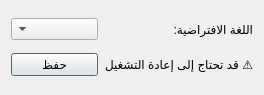
<?xml version="1.0" encoding="UTF-8"?>
<ui version="4.0">
 <class>SelectLanguage</class>
 <widget class="QDialog" name="SelectLanguage">
  <property name="windowModality">
   <enum>Qt::WindowModal</enum>
  </property>
  <property name="geometry">
   <rect>
    <x>0</x>
    <y>0</y>
    <width>264</width>
    <height>95</height>
   </rect>
  </property>
  <property name="windowTitle">
   <string>تغيير كلمة المرور</string>
  </property>
  <property name="layoutDirection">
   <enum>Qt::RightToLeft</enum>
  </property>
  <layout class="QGridLayout" name="gridLayout">
   <item row="6" column="1">
    <widget class="QLabel" name="label_11">
     <property name="text">
      <string>⚠️ قد تحتاج إلى إعادة التشغيل</string>
     </property>
    </widget>
   </item>
   <item row="6" column="2">
    <widget class="QPushButton" name="save_btn">
     <property name="text">
      <string>حفظ</string>
     </property>
    </widget>
   </item>
   <item row="0" column="2">
    <widget class="QComboBox" name="language_combobox"/>
   </item>
   <item row="0" column="1">
    <widget class="QLabel" name="label_10">
     <property name="maximumSize">
      <size>
       <width>100</width>
       <height>16777215</height>
      </size>
     </property>
     <property name="text">
      <string>اللغة الافتراضية:</string>
     </property>
    </widget>
   </item>
  </layout>
 </widget>
 <resources/>
 <connections/>
</ui>
